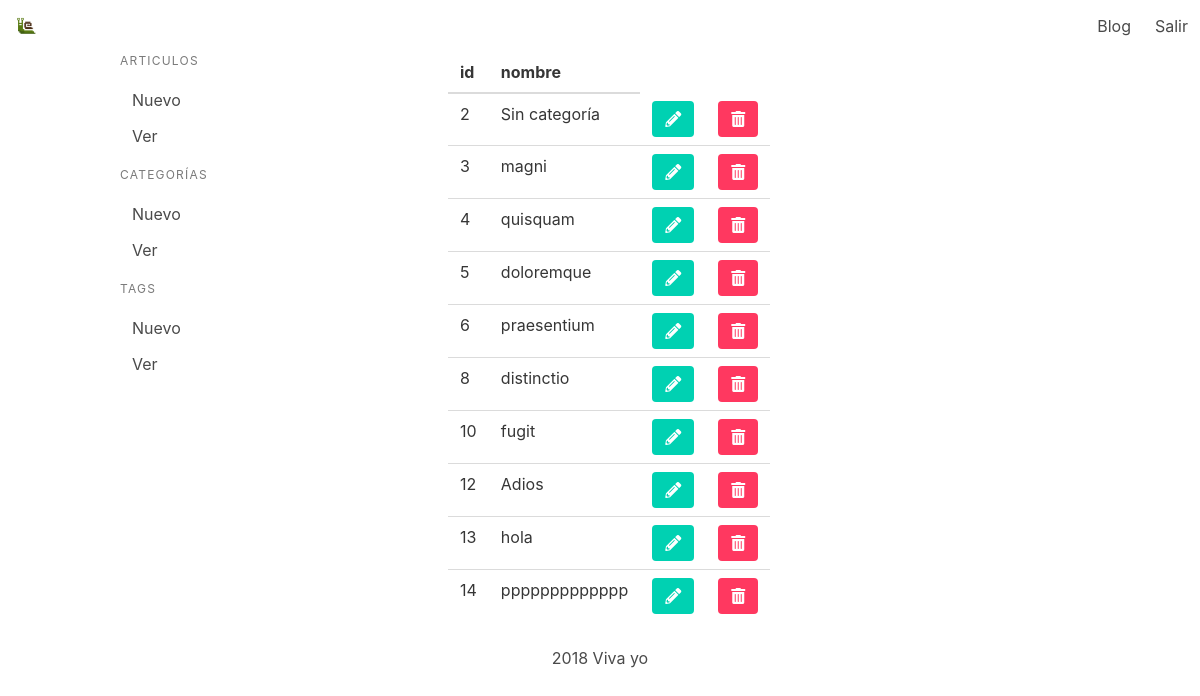
Screenshot of /admin/categorias/ (signed in) with the database file from the repository.
### models.py (models this page shows, shortened)
class Categorias(db.Model):
    __tablename__ = 'categorias'
    id = db.Column(db.Integer, primary_key=True)
    name = db.Column(db.String(20), nullable=False)

### app.py (the view)
@app.route("/admin/categorias/")
def admin_categorias():
    if 'id' not in session:
        flash('No tienes acceso', 'danger')
        return redirect(url_for('blog_all'))
    categorias = Categorias.query.all()
    return render_template('web/admin/categorias.html', categorias=categorias)

### templates/web/admin/categorias.html (shortened to what this page needs)
{% extends 'layouts/admin.html' %}
{% block body %}
<div id="app">
    <table class="table">
            <thead>
                <tr>
                    <th>id</th>
                    <th>nombre</th>
                </tr>
            </thead>
            <tbody>
                {% for categoria in categorias %}
                    <tr>
                        <td>
                            {{ categoria.id }}
                        </td>
                        <td>
                            {{ categoria.name }}
                        </td>
                        <td>
                            <div class="columns">
                                <div class="column">
                                    <a href="{{ url_for('admin_editar_categoria', id=categoria.id) }}" class="button is-primary">
                                        <i class="fas fa-pencil-alt"></i>
                                    </a>
                                </div>
                                <div class="column">
                                    <a @click="mostrarMensaje({{ categoria.id }})" href="#" class="button is-danger">
                                        <i class="fas fa-trash-alt"></i>
                                    </a>
                                </div>
                            </div>
                        </td>
                    </tr>
                {% endfor %}
            </tbody>
        </table>
    </div>
{% endblock %}

### rows the page displays
Categorias: id "2", name "Sin categoría"
Categorias: id "3", name "magni"
Categorias: id "4", name "quisquam"
Categorias: id "5", name "doloremque"
Categorias: id "6", name "praesentium"
Categorias: id "8", name "distinctio"
Categorias: id "10", name "fugit"
Categorias: id "12", name "Adios"
Categorias: id "13", name "hola"
Categorias: id "14", name "ppppppppppppp"
